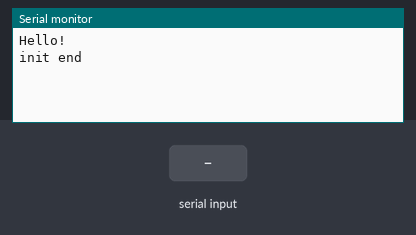
The sketch below on a simulated Arduino Mega 2560, built with avr-gcc and run on an emulated ATmega2560. Shown: the last lines printed to the serial monitor. The test bench sets the inputs (shaded band).

Above: at 5.2 s.
5.3 s: "1\n" received over Serial
At 6.5 s:
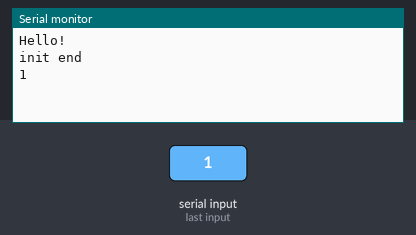
6.8 s: "0\n" received over the second serial link
At 7.8 s:
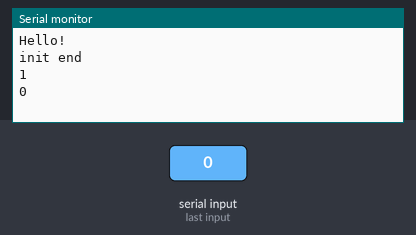
8.3 s: "2\n" received over Serial
At 8.9 s:
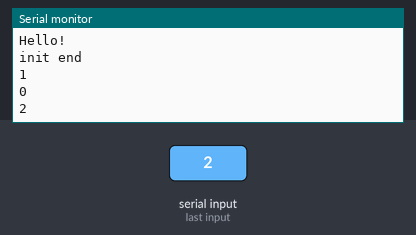

The sketch:

serial1and3.ino
```cpp
void setup()
{
    Serial.begin(115200,SERIAL_8N1); //pc
    Serial3.begin(9600,SERIAL_8N1); //BT
//    Serial2.begin(9600,SERIAL_8N1); //BT

    Serial.println("Hello!");
    delay(1000);
    Serial3.print("AT");
    delay(1000);
    Serial3.print("AT+STATE?");
    delay(1000);
    Serial3.print( "AT+PIN1234" );
    delay(1000);
    Serial3.print( "AT+NAMEPAD2.0" );
    Serial.println("init end");
}

//  String input;
char ser_char;
char ser2_char;
char ser3_char;
char nl = '\n';
char rl = '\r';

String stringOne= String("");
String stringTwo= String("");
String stringThree= String("");

unsigned long milis40 = 0;
unsigned long mil = 0;
unsigned long int czestotliwosc = 0;

void loop(){
  if (Serial.available() >0){
      char ser_char = Serial.read();
      if(ser_char == nl || ser_char == rl ){
//        Serial.print(stringOne);
        Serial3.print(stringOne);
        Serial.println(stringOne);
//        Serial2.println(stringOne);
        stringOne = String("");
      }else{
        stringOne = stringOne + ser_char;
      }
    }
    if (Serial3.available() >0){
      char ser3_char = Serial3.read();
      Serial.print(ser3_char);
   }
}

/*
    if (Serial2.available() >0){
      char ser2_char = Serial2.read();
       if(ser2_char == nl || ser2_char == rl ){
        Serial.println(stringTwo);
        stringTwo = String("");
      }else{
        stringTwo = stringTwo + ser2_char;
      }
    }
*/

/*
    if (Serial3.available() >0){
      char ser3_char = Serial3.read();
       if(ser3_char == nl || ser3_char == rl ){
        Serial.println(stringThree);
        stringThree = String("");
      }else{
        stringThree = stringThree + ser3_char;
      }
    }*/
```

Measured:
- after the input at 5.3 s, the serial monitor: prints a new line at once (image 1)
- after the input at 6.8 s, the serial monitor: prints a new line at once (image 2)
- after the input at 8.3 s, the serial monitor: prints a new line at once (image 3)
